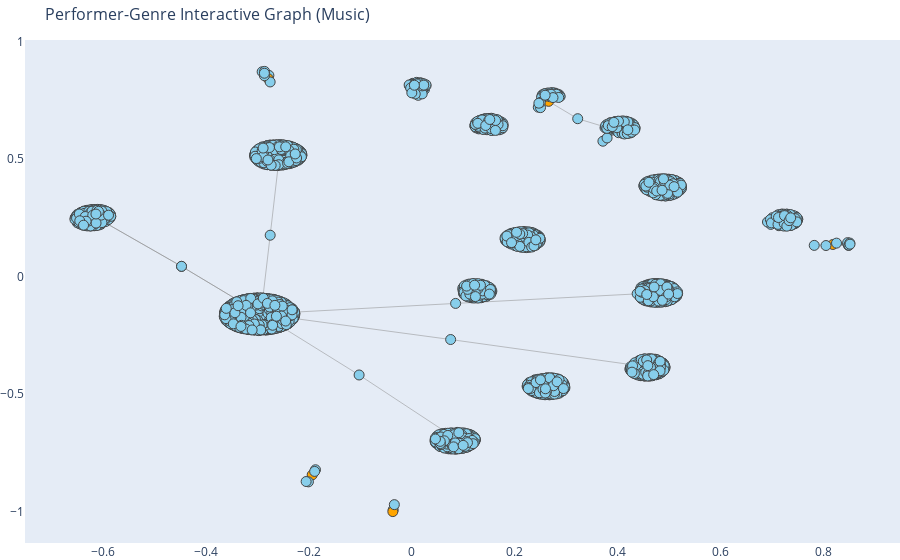

Notebook cell for this chart:
### Code cell
# plot
fig.show()

### Figure 1 — Plotly figure (JSON) as saved in the notebook; plotly's stock layout.template omitted (floating-point values rounded to 4 significant figures; data arrays with more than 128 entries replaced by an {"elided": "..."} marker saying what was removed)
{"data": [{"hoverinfo": "none", "line": {"color": "#888", "width": 0.5}, "mode": "lines", "type": "scatter", "x": {"elided": "10029 float values"}, "y": {"elided": "10029 float values"}}, {"hoverinfo": "text", "hovertext": {"elided": "3355 str values"}, "marker": {"color": {"elided": "3355 str values"}, "line": {"width": 1}, "size": 10}, "mode": "markers", "text": {"elided": "3355 str values"}, "type": "scatter", "x": {"elided": "3355 float values"}, "y": {"elided": "3355 float values"}}], "layout": {"hovermode": "closest", "margin": {"b": 0, "l": 0, "r": 0, "t": 40}, "showlegend": false, "title": {"font": {"size": 16}, "text": "Performer-Genre Interactive Graph (Music)"}, "xaxis": {"showgrid": false, "zeroline": false}, "yaxis": {"showgrid": false, "zeroline": false}}}
